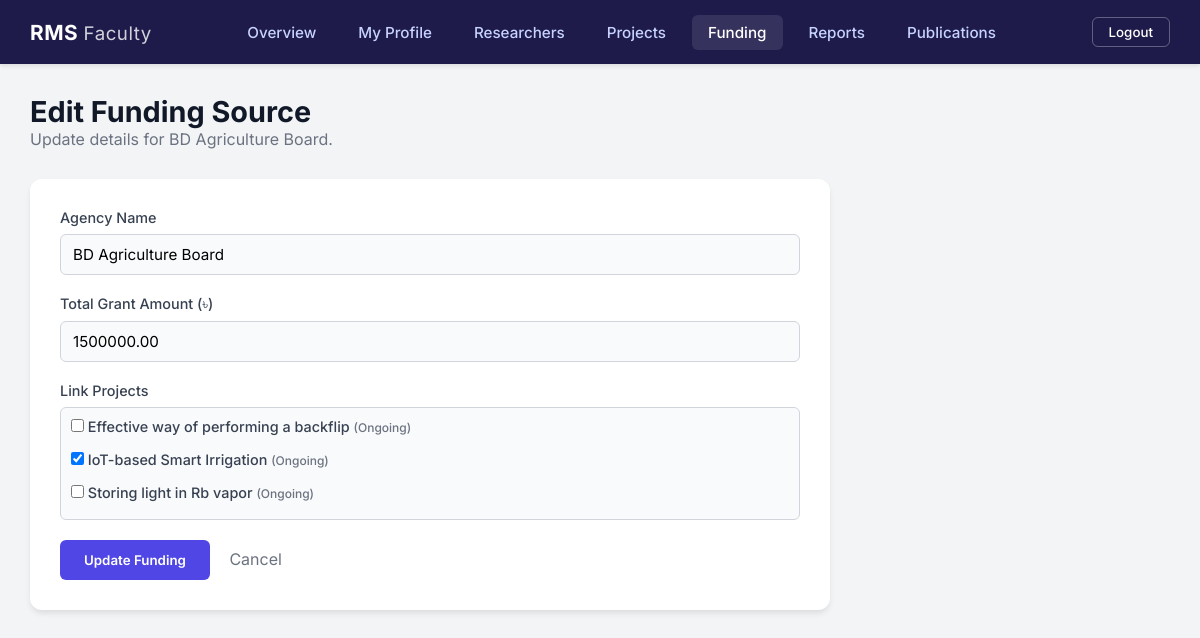
Page /modules/funding/edit.php?id=f100 (signed in) on the committed database.
### tables this page shows
CREATE TABLE `funding` (
  `funding_id` varchar(36) NOT NULL,
  `agency_name` varchar(200) NOT NULL,
  `total_grant` decimal(12,2) NOT NULL CHECK (`total_grant` >= 0)
);

CREATE TABLE `project` (
  `project_id` varchar(36) NOT NULL,
  `project_title` varchar(255) NOT NULL,
  `project_lead` varchar(36) DEFAULT NULL,
  `status` enum('ongoing','completed','published') NOT NULL,
  `start_date` date NOT NULL,
  `end_date` date DEFAULT NULL
);

### modules/funding/edit.php (the view, shortened to what this page needs)
<?php
require_once __DIR__ . '/../../config/db_connect.php';
$id = $_GET['id'] ?? null;
$stmt = $conn->prepare("SELECT * FROM funding WHERE funding_id = ?");
$stmt->bind_param("s", $id);
$stmt->execute();
$funding = $stmt->get_result()->fetch_assoc();
$linked_stmt = $conn->prepare("SELECT project_id FROM project_funding WHERE funding_id = ?");
$linked_stmt->bind_param("s", $id);
$linked_stmt->execute();
$linked_result = $linked_stmt->get_result();
$linked_projects_ids = [];
while ($row = $linked_result->fetch_assoc()) {
    $linked_projects_ids[] = $row['project_id'];
}
$projects_query = "SELECT project_id, project_title, status FROM project WHERE status IN ('ongoing', 'completed') ORDER BY project_title ASC";
$projects_result = $conn->query($projects_query);
$projects = [];
while ($row = $projects_result->fetch_assoc()) {
    $projects[] = $row;
}
?>
<!DOCTYPE html>
<html lang="en">
<head>
    <link rel="stylesheet" href="/research_management/public/css/style.css?v=<?php echo time(); ?>">
</head>
<body>
    <div class="dashboard-container">
        <?php include __DIR__ . '/../../public/includes/topbar.php'; ?>
        <main class="main-content">
            <div class="page-header">
                <h1>Edit Funding Source</h1>
                <p>Update details for <?php echo htmlspecialchars($funding['agency_name']); ?>.</p>
            </div>
            <div class="form-container">
                <form action="edit.php?id=<?php echo $id; ?>" method="POST" class="modern-form">
                    <div class="form-group">
                        <label>Agency Name</label>
                        <input type="text" name="agency_name" required value="<?php echo htmlspecialchars($funding['agency_name']); ?>">
                    </div>
                    <div class="form-group">
                        <label>Total Grant Amount (৳)</label>
                        <input type="number" name="total_grant" step="0.01" required value="<?php echo htmlspecialchars($funding['total_grant']); ?>">
                    </div>
                    <div class="form-group">
                        <label>Link Projects</label>
                        <div class="checkbox-group">
                            <?php foreach ($projects as $p): ?>
                                <label class="checkbox-item">
                                    <input type="checkbox" name="projects[]" value="<?php echo $p['project_id']; ?>"
                                        <?php if (in_array($p['project_id'], $linked_projects_ids)) echo 'checked'; ?>>
                                    <span><?php echo htmlspecialchars($p['project_title']); ?> <small style="color: #6b7280;">(<?php echo ucfirst($p['status']); ?>)</small></span>
                                </label>
                            <?php endforeach; ?>
                        </div>
                    </div>
                    <button type="submit" class="btn-submit">Update Funding</button>
                    <a href="list.php" style="margin-left: 15px; color: #6b7280; text-decoration: none;">Cancel</a>
                </form>
            </div>
        </main>
    </div>
</body>
</html>

### public/css/style.css (style rules this page uses)
* { margin: 0; padding: 0; box-sizing: border-box; font-family: 'Inter', sans-serif; }
body { background-color: #f3f4f6; min-height: 100vh; }
.form-group { margin-bottom: 20px; }
.form-group label { display: block; margin-bottom: 8px; color: #374151; font-weight: 500; font-size: 0.9rem; }
.form-group input { width: 100%; padding: 12px 16px; border: 1px solid #d1d5db; border-radius: 8px; font-size: 1rem; transition: all 0.2s; background: #f9fafb; }
.dashboard-container { display: flex; flex-direction: column; min-height: 100vh; }
.main-content { flex: 1; padding: 30px; max-width: 1200px; margin: 0 auto; width: 100%; }
.page-header { margin-bottom: 30px; }
.page-header h1 { font-size: 1.8rem; color: #111827; }
.page-header p { color: #6b7280; }
.form-container { background: white; padding: 30px; border-radius: 12px; box-shadow: 0 4px 6px -1px rgba(0, 0, 0, 0.1); max-width: 800px; }
.modern-form .form-group { margin-bottom: 20px; }
.modern-form label { display: block; margin-bottom: 8px; font-weight: 500; color: #374151; }
.modern-form input, .modern-form select, .modern-form textarea { width: 100%; padding: 10px 12px; border: 1px solid #d1d5db; border-radius: 6px; font-size: 0.95rem; transition: border-color 0.2s; background: #f9fafb; }
.btn-submit { background: #4f46e5; color: white; padding: 12px 24px; border: none; border-radius: 6px; font-weight: 600; cursor: pointer; transition: background 0.2s; }

### modules/funding/edit.php (style rules this page uses)
.checkbox-group { display: flex; flex-direction: column; gap: 8px; max-height: 200px; overflow-y: auto; border: 1px solid #d1d5db; padding: 10px; border-radius: 6px; background: #f9fafb; }
.checkbox-item { display: flex; align-items: center; gap: 10px; }
.checkbox-item input { width: auto; }

### rows in the picture
funding: agency_name "BD Agriculture Board", total_grant "1500000.00"
project: project_title "Effective way of performing a backflip", status "Ongoing"
project: project_id "☑", project_title "IoT-based Smart Irrigation", status "Ongoing"
project: project_title "Storing light in Rb vapor", status "Ongoing"

### other values in the picture
$user_type "Faculty"
